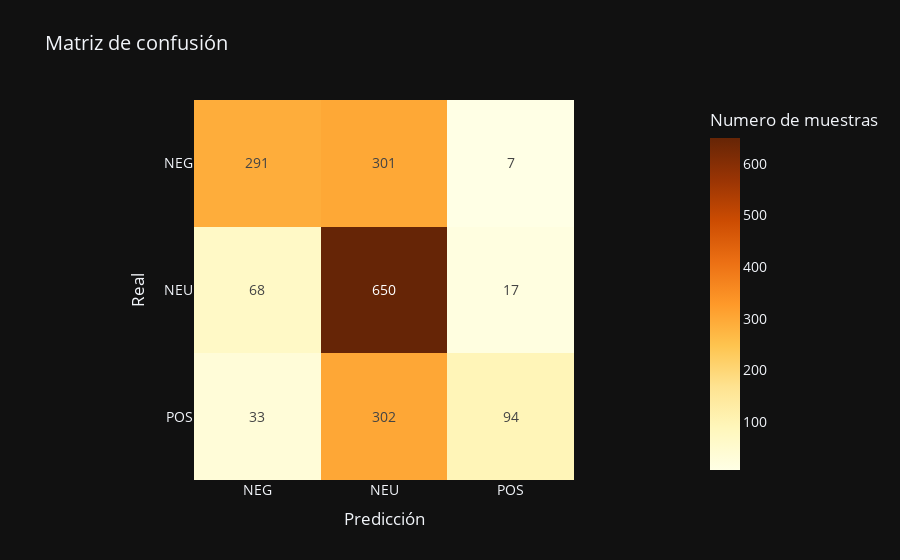

Here is the notebook cell this chart was saved with:
### Markdown cell above
### BOW

### Code cell
model = StartModel()
report = model.start(X, y,'BOW', num_classes=3, epochs=EPOCHS, batch_size=BATCH_SIZE,lr=LR)
report['task'] = 'polarity'
reports.append(report)

### Figure 1 — Plotly figure (JSON) as saved in the notebook; plotly's stock layout.template omitted (floating-point values rounded to 4 significant figures)
{"data": [{"coloraxis": "coloraxis", "hovertemplate": "x: %{x}<br>y: %{y}<br>Numero de muestras: %{z}<extra></extra>", "name": "0", "texttemplate": "%{z}", "type": "heatmap", "x": ["NEG", "NEU", "POS"], "xaxis": "x", "y": ["NEG", "NEU", "POS"], "yaxis": "y", "z": [[291, 301, 7], [68, 650, 17], [33, 302, 94]]}], "layout": {"coloraxis": {"colorbar": {"title": {"text": "Numero de muestras"}}, "colorscale": [[0, "rgb(255,255,229)"], [0.125, "rgb(255,247,188)"], [0.25, "rgb(254,227,145)"], [0.375, "rgb(254,196,79)"], [0.5, "rgb(254,153,41)"], [0.625, "rgb(236,112,20)"], [0.75, "rgb(204,76,2)"], [0.875, "rgb(153,52,4)"], [1, "rgb(102,37,6)"]]}, "font": {"size": 14}, "title": {"text": "Matriz de confusión "}, "xaxis": {"anchor": "y", "constrain": "domain", "domain": [0, 1], "scaleanchor": "y", "title": {"text": "Predicción"}}, "yaxis": {"anchor": "x", "autorange": "reversed", "constrain": "domain", "domain": [0, 1], "title": {"text": "Real"}}}}
